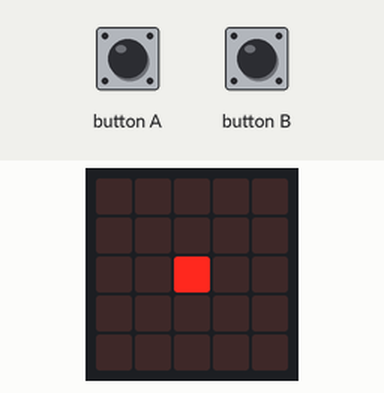
A program run on a simulated BBC micro:bit (MakeCode). On the bench: the board's 5×5 LED display. The test bench sets the inputs (shaded band). Random numbers come from a fixed seed.

Above: at 1.2 s.
1.3 s: button A pressed for 0.15 s
At 1.9 s:
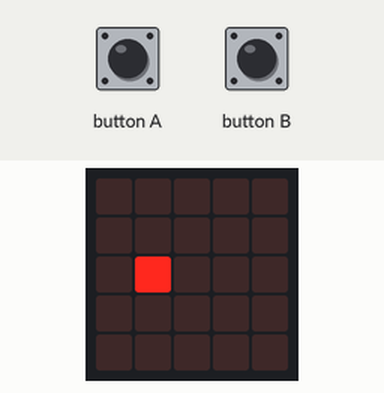
2.9 s: button A pressed for 0.15 s
At 4.2 s:
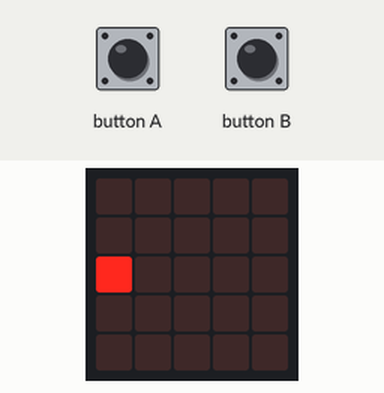
4.5 s: button B pressed for 0.15 s
At 5.6 s:
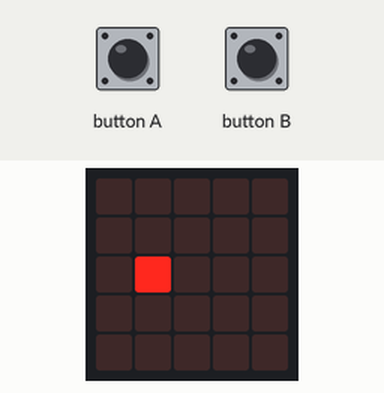
6.1 s: button B pressed 5 times (0.12 s each, 0.3 s apart)
At 7.4 s:
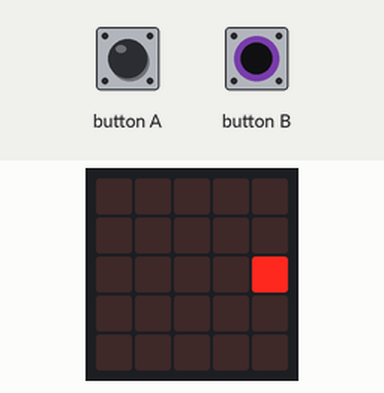
Timing chart, 0 to 9.1 s (numbered marks = the images above; inputs shaded):
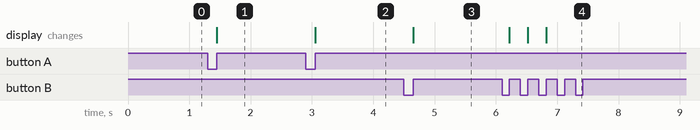

The program:

main.ts
```typescript
function nuevo_enemigo () {
    enemigo = game.createSprite(randint(6, 4), 6)
}
input.onButtonPressed(Button.A, function () {
    cuadrado.change(LedSpriteProperty.X, -1)
})
input.onButtonPressed(Button.B, function () {
    cuadrado.change(LedSpriteProperty.X, 1)
})
let enemigo: game.LedSprite = null
let cuadrado: game.LedSprite = null
basic.clearScreen()
cuadrado = game.createSprite(2, 2)
let tiempo = 500
basic.forever(function () {

})
```

test.ts
```typescript
// aquí va el archivo "tests"; esto no se compilará cuando este paquete se utilice como una extensión.
```

Measured:
- after the input at 1.3 s, the display: changes after 0.15 s (image 1)
- after the input at 2.9 s, the display: changes after 0.15 s (image 2)
- after the input at 4.5 s, the display: changes after 0.15 s (image 3)
- after the input at 6.1 s, the display: first changes after 0.12 s (image 4 shows a later state)
